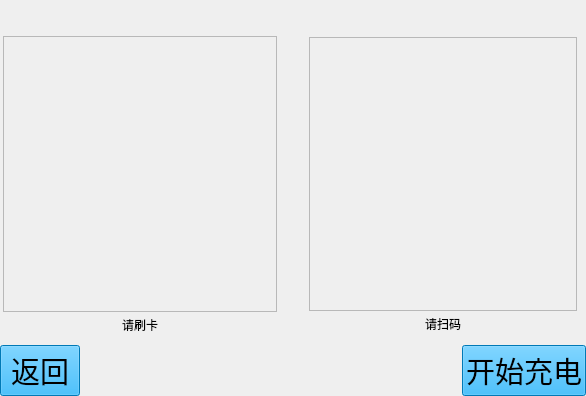
<?xml version="1.0" encoding="UTF-8"?>
<ui version="4.0">
 <class>ApplayCharge</class>
 <widget class="QWidget" name="ApplayCharge">
  <property name="geometry">
   <rect>
    <x>0</x>
    <y>0</y>
    <width>586</width>
    <height>396</height>
   </rect>
  </property>
  <property name="windowTitle">
   <string>Dialog</string>
  </property>
  <layout class="QHBoxLayout" name="horizontalLayout_3">
   <property name="margin">
    <number>0</number>
   </property>
   <item>
    <layout class="QVBoxLayout" name="verticalLayout_6" stretch="1,11,1">
     <property name="sizeConstraint">
      <enum>QLayout::SetMinAndMaxSize</enum>
     </property>
     <item>
      <layout class="QHBoxLayout" name="horizontalLayout_4" stretch="16,1">
       <property name="sizeConstraint">
        <enum>QLayout::SetMinAndMaxSize</enum>
       </property>
       <item>
        <spacer name="horizontalSpacer_4">
         <property name="orientation">
          <enum>Qt::Horizontal</enum>
         </property>
         <property name="sizeHint" stdset="0">
          <size>
           <width>578</width>
           <height>20</height>
          </size>
         </property>
        </spacer>
       </item>
       <item>
        <widget class="TimeLimit" name="timeLimit" native="true"/>
       </item>
      </layout>
     </item>
     <item>
      <layout class="QHBoxLayout" name="horizontalLayout_2" stretch="1,1">
       <property name="spacing">
        <number>26</number>
       </property>
       <property name="sizeConstraint">
        <enum>QLayout::SetMinAndMaxSize</enum>
       </property>
       <item>
        <layout class="QVBoxLayout" name="verticalLayout_2" stretch="11,1">
         <property name="spacing">
          <number>0</number>
         </property>
         <property name="sizeConstraint">
          <enum>QLayout::SetMinAndMaxSize</enum>
         </property>
         <property name="leftMargin">
          <number>3</number>
         </property>
         <property name="topMargin">
          <number>2</number>
         </property>
         <property name="rightMargin">
          <number>3</number>
         </property>
         <property name="bottomMargin">
          <number>2</number>
         </property>
         <item>
          <widget class="QFrame" name="frame">
           <property name="styleSheet">
            <string notr="true">border-image: url(:/paybycard.png);</string>
           </property>
           <property name="frameShape">
            <enum>QFrame::StyledPanel</enum>
           </property>
           <property name="frameShadow">
            <enum>QFrame::Raised</enum>
           </property>
           <layout class="QVBoxLayout" name="verticalLayout_4">
            <property name="sizeConstraint">
             <enum>QLayout::SetMinAndMaxSize</enum>
            </property>
            <property name="leftMargin">
             <number>9</number>
            </property>
            <item>
             <layout class="QVBoxLayout" name="verticalLayout_3" stretch="6,1,7">
              <property name="sizeConstraint">
               <enum>QLayout::SetMinAndMaxSize</enum>
              </property>
              <item>
               <spacer name="verticalSpacer_4">
                <property name="orientation">
                 <enum>Qt::Vertical</enum>
                </property>
                <property name="sizeHint" stdset="0">
                 <size>
                  <width>20</width>
                  <height>40</height>
                 </size>
                </property>
               </spacer>
              </item>
              <item>
               <widget class="QLabel" name="labelCard">
                <property name="styleSheet">
                 <string notr="true">border-image: \*url();</string>
                </property>
                <property name="text">
                 <string/>
                </property>
                <property name="alignment">
                 <set>Qt::AlignCenter</set>
                </property>
               </widget>
              </item>
              <item>
               <spacer name="verticalSpacer_3">
                <property name="orientation">
                 <enum>Qt::Vertical</enum>
                </property>
                <property name="sizeHint" stdset="0">
                 <size>
                  <width>20</width>
                  <height>40</height>
                 </size>
                </property>
               </spacer>
              </item>
             </layout>
            </item>
           </layout>
          </widget>
         </item>
         <item>
          <widget class="QLabel" name="label">
           <property name="styleSheet">
            <string notr="true">font: 20pt &quot;Abyssinica SIL&quot;;</string>
           </property>
           <property name="text">
            <string>请刷卡</string>
           </property>
           <property name="alignment">
            <set>Qt::AlignCenter</set>
           </property>
          </widget>
         </item>
        </layout>
       </item>
       <item>
        <layout class="QVBoxLayout" name="verticalLayout_5" stretch="11,1">
         <property name="spacing">
          <number>0</number>
         </property>
         <property name="sizeConstraint">
          <enum>QLayout::SetMinAndMaxSize</enum>
         </property>
         <property name="leftMargin">
          <number>3</number>
         </property>
         <property name="topMargin">
          <number>3</number>
         </property>
         <property name="rightMargin">
          <number>9</number>
         </property>
         <property name="bottomMargin">
          <number>3</number>
         </property>
         <item>
          <widget class="QFrame" name="frame_2">
           <property name="styleSheet">
            <string notr="true">border-image: url(:/qrcode_bk.png);</string>
           </property>
           <property name="frameShape">
            <enum>QFrame::StyledPanel</enum>
           </property>
           <property name="frameShadow">
            <enum>QFrame::Raised</enum>
           </property>
           <layout class="QVBoxLayout" name="verticalLayout">
            <property name="spacing">
             <number>6</number>
            </property>
            <property name="sizeConstraint">
             <enum>QLayout::SetMinAndMaxSize</enum>
            </property>
            <property name="margin">
             <number>26</number>
            </property>
            <item>
             <widget class="QLabel" name="labelQrcode">
              <property name="minimumSize">
               <size>
                <width>200</width>
                <height>200</height>
               </size>
              </property>
              <property name="styleSheet">
               <string notr="true"/>
              </property>
              <property name="text">
               <string/>
              </property>
              <property name="scaledContents">
               <bool>true</bool>
              </property>
              <property name="alignment">
               <set>Qt::AlignCenter</set>
              </property>
             </widget>
            </item>
           </layout>
          </widget>
         </item>
         <item>
          <widget class="QLabel" name="label_2">
           <property name="styleSheet">
            <string notr="true">font: 20pt &quot;Abyssinica SIL&quot;;</string>
           </property>
           <property name="text">
            <string>请扫码</string>
           </property>
           <property name="alignment">
            <set>Qt::AlignCenter</set>
           </property>
          </widget>
         </item>
        </layout>
       </item>
      </layout>
     </item>
     <item>
      <layout class="QHBoxLayout" name="horizontalLayout" stretch="1,9,2">
       <property name="sizeConstraint">
        <enum>QLayout::SetMinAndMaxSize</enum>
       </property>
       <item>
        <widget class="QPushButton" name="buttonBack">
         <property name="focusPolicy">
          <enum>Qt::NoFocus</enum>
         </property>
         <property name="styleSheet">
          <string notr="true">QPushButton { background-color: rgb(0, 170, 255); color: rgb(0, 0, 0); } 
QPushButton:hover:pressed{ background-color: rgb(0,0,127); color:rgb(255, 255, 255);} 
QPushButton:hover:!pressed{ background-color: rgb(0, 170, 255); color: rgb(0, 0, 0); } 
QPushButton {font: 22pt ; } </string>
         </property>
         <property name="text">
          <string>返回</string>
         </property>
        </widget>
       </item>
       <item>
        <spacer name="horizontalSpacer">
         <property name="orientation">
          <enum>Qt::Horizontal</enum>
         </property>
         <property name="sizeHint" stdset="0">
          <size>
           <width>40</width>
           <height>20</height>
          </size>
         </property>
        </spacer>
       </item>
       <item>
        <widget class="QPushButton" name="buttonStartCharge">
         <property name="focusPolicy">
          <enum>Qt::NoFocus</enum>
         </property>
         <property name="styleSheet">
          <string notr="true">QPushButton { background-color: rgb(0, 170, 255); color: rgb(0, 0, 0); } 
QPushButton:hover:pressed{ background-color: rgb(0,0,127); color:rgb(255, 255, 255);} 
QPushButton:hover:!pressed{ background-color: rgb(0, 170, 255); color: rgb(0, 0, 0); } 
QPushButton {font: 22pt ; } </string>
         </property>
         <property name="text">
          <string>开始充电</string>
         </property>
        </widget>
       </item>
      </layout>
     </item>
    </layout>
   </item>
  </layout>
  <zorder></zorder>
 </widget>
 <customwidgets>
  <customwidget>
   <class>TimeLimit</class>
   <extends>QWidget</extends>
   <header>TimeLimit.h</header>
  </customwidget>
 </customwidgets>
 <resources/>
 <connections/>
</ui>
